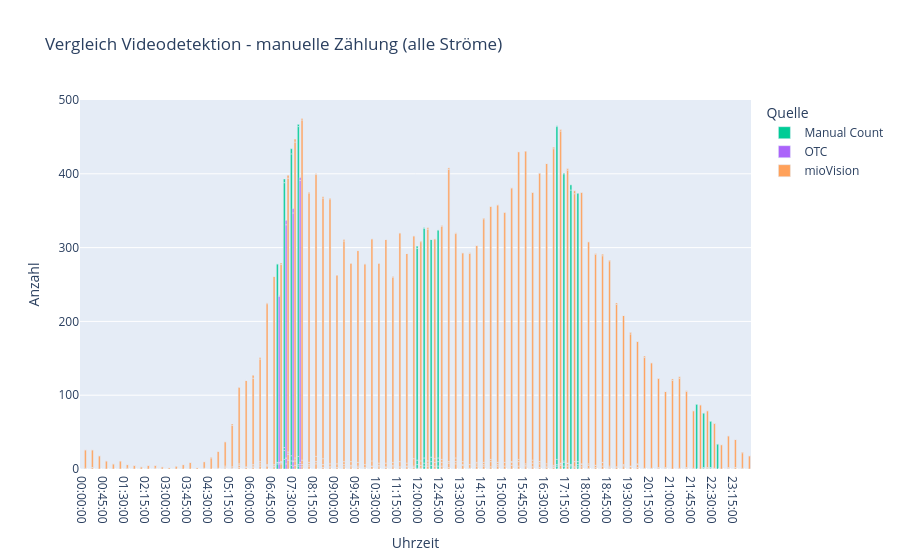

The code cell stored with this chart in its notebook:
### Code cell
plot_data = (
    flow_plot_data.groupby(["Datum", "Uhrzeit", "Fzg-Typ", "Quelle"])
    .sum()
    .reset_index()
)
fig = px.bar(
    plot_data,
    x="Uhrzeit",
    y="Anzahl",
    color="Quelle",
    category_orders={"Quelle": ["Manuelle Zählung", "Videodetektion"]},
    barmode="group",
    # facet_row="Strom-Bezeichnung",
    # height=len(plot_data["Strom-Bezeichnung"].unique()) * 400,
    title="Vergleich Videodetektion - manuelle Zählung (alle Ströme)",
    custom_data=["Quelle", "Fzg-Typ"],
)
fig.update_xaxes(title="Uhrzeit", visible=True, showticklabels=True)
fig.update_traces(
    hovertemplate="Time:%{x}<br>Value:%{value}<br>Fzg-Typ:%{customdata[1]}"
)
#fig.write_html("")
fig.show()

### Figure 1 — Plotly figure (JSON) as saved in the notebook; plotly's stock layout.template omitted (floating-point values rounded to 4 significant figures; data arrays with more than 128 entries replaced by an {"elided": "..."} marker saying what was removed)
{"data": [{"alignmentgroup": "True", "customdata": {"elided": "480x2 str values"}, "hovertemplate": "Time:%{x}<br>Value:%{value}<br>Fzg-Typ:%{customdata[1]}", "legendgroup": "Manual Count", "marker": {"color": "#00cc96", "pattern": {"shape": ""}}, "name": "Manual Count", "offsetgroup": "Manual Count", "orientation": "v", "showlegend": true, "textposition": "auto", "type": "bar", "x": {"elided": "480 str values"}, "xaxis": "x", "y": {"elided": "480 int values"}, "yaxis": "y"}, {"alignmentgroup": "True", "customdata": {"elided": "480x2 str values"}, "hovertemplate": "Time:%{x}<br>Value:%{value}<br>Fzg-Typ:%{customdata[1]}", "legendgroup": "OTC", "marker": {"color": "#ab63fa", "pattern": {"shape": ""}}, "name": "OTC", "offsetgroup": "OTC", "orientation": "v", "showlegend": true, "textposition": "auto", "type": "bar", "x": {"elided": "480 str values"}, "xaxis": "x", "y": {"elided": "480 int values"}, "yaxis": "y"}, {"alignmentgroup": "True", "customdata": {"elided": "480x2 str values"}, "hovertemplate": "Time:%{x}<br>Value:%{value}<br>Fzg-Typ:%{customdata[1]}", "legendgroup": "mioVision", "marker": {"color": "#FFA15A", "pattern": {"shape": ""}}, "name": "mioVision", "offsetgroup": "mioVision", "orientation": "v", "showlegend": true, "textposition": "auto", "type": "bar", "x": {"elided": "480 str values"}, "xaxis": "x", "y": {"elided": "480 int values"}, "yaxis": "y"}], "layout": {"barmode": "group", "legend": {"title": {"text": "Quelle"}, "tracegroupgap": 0}, "title": {"text": "Vergleich Videodetektion - manuelle Zählung (alle Ströme)"}, "xaxis": {"anchor": "y", "domain": [0, 1], "showticklabels": true, "title": {"text": "Uhrzeit"}, "visible": true}, "yaxis": {"anchor": "x", "domain": [0, 1], "title": {"text": "Anzahl"}}}}
